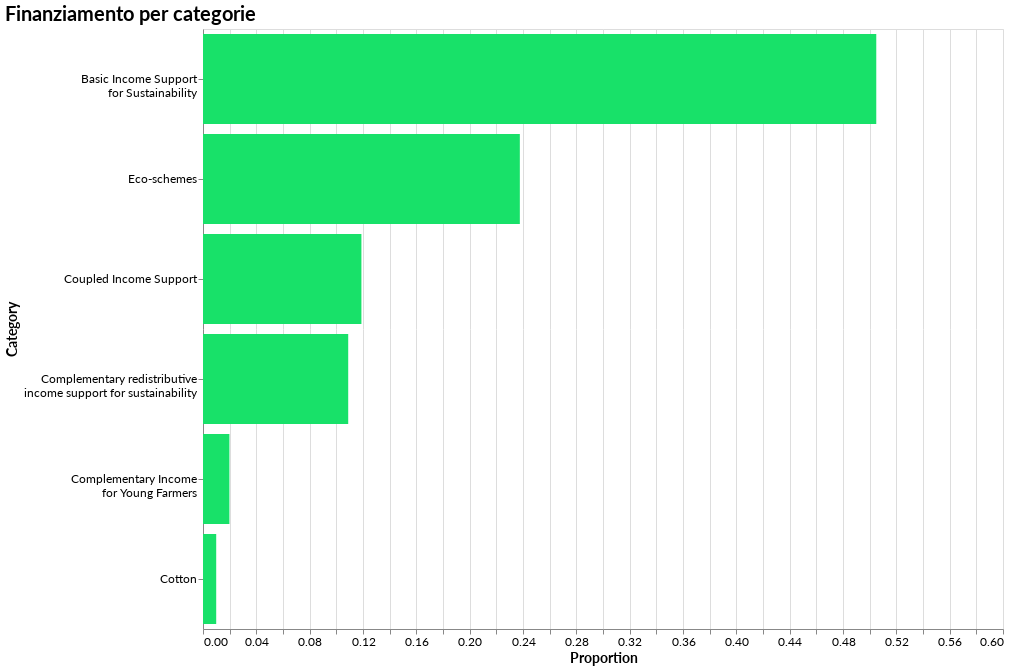

The notebook cell saved with this chart:
### Code cell
## FINANZIAMENTI TOTALI PAC: CATEGORIE

data = {
    "Category": [
        "Eco-schemes",
        ["Basic Income Support", "for Sustainability"],
        "Cotton",
        ["Complementary redistributive", "income support for sustainability"],
        ["Complementary Income", "for Young Farmers"],
        "Coupled Income Support"
    ],
    "Series 1": [24, 51, 1, 11, 2, 12],
    "Total": [101] * 6,
    "Proportion": [0.237624, 0.504950, 0.009901, 0.108911, 0.019802, 0.118812]
}

eagf_numb = pd.DataFrame(data)

chart = alt.Chart(eagf_numb).mark_bar(
    color="#18E169"
).encode(
    y=alt.Y('Category:N', title='Category', sort="-x"),
    x=alt.X('Proportion:Q', title='Proportion', scale=alt.Scale(domain=[0, 0.6])),
    tooltip=[
        alt.Tooltip("Proportion:Q", title="Proportion")
    ]
).properties(
    width=800,
    height=600,
    title='Finanziamento per categorie'
).configure_axis(
    labelAngle=0
)

chart.show()

### Figure 1 — Vega-Lite specification as saved in the notebook (floating-point values rounded to 4 significant figures)
{"config": {"background": "transparent", "title": {"font": "Lato", "fontSize": 20, "anchor": "start", "color": "black"}, "axis": {"labelFont": "Lato", "titleFont": "Lato", "labelFontSize": 12, "titleFontSize": 14, "labelAngle": 0}}, "data": {"name": "data-aec11d41f0c1b250ccc3e60af3f4ac28"}, "mark": {"type": "bar", "color": "#18E169"}, "encoding": {"tooltip": [{"field": "Proportion", "title": "Proportion", "type": "quantitative"}], "x": {"field": "Proportion", "scale": {"domain": [0, 0.6]}, "title": "Proportion", "type": "quantitative"}, "y": {"field": "Category", "sort": "-x", "title": "Category", "type": "nominal"}}, "height": 600, "title": "Finanziamento per categorie", "width": 800, "$schema": "https://vega.github.io/schema/vega-lite/v5.17.0.json", "datasets": {"data-aec11d41f0c1b250ccc3e60af3f4ac28": [{"Category": "Eco-schemes", "Series 1": 24, "Total": 101, "Proportion": 0.2376}, {"Category": ["Basic Income Support", "for Sustainability"], "Series 1": 51, "Total": 101, "Proportion": 0.505}, {"Category": "Cotton", "Series 1": 1, "Total": 101, "Proportion": 0.009901}, {"Category": ["Complementary redistributive", "income support for sustainability"], "Series 1": 11, "Total": 101, "Proportion": 0.1089}, {"Category": ["Complementary Income", "for Young Farmers"], "Series 1": 2, "Total": 101, "Proportion": 0.0198}, {"Category": "Coupled Income Support", "Series 1": 12, "Total": 101, "Proportion": 0.1188}]}}
